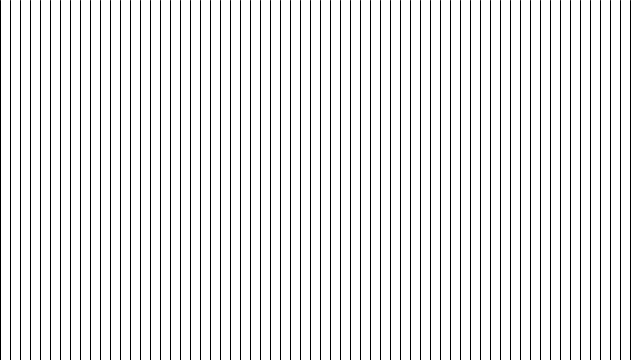
Frame 1 (no input)
Frame 60 (the mouse pressed at the canvas centre just before this capture): identical to frame 1, image omitted
Frame 120 (the mouse held since frame 60 and released just before this capture): identical to frame 1, image omitted

The Processing sketch that drew this single still picture (run headless with seeded random() and noise(); from frame 60 on, the mouse is pressed at the canvas centre):

// Processing sketch: Vertical_Lines
// ── Vertical_Lines.pde
int c=0;

void setup() {

  size(1920/3, 1080/3);
  background(255);
}

void draw() {

  while (c<width) {
    line(c, 0, c, height);
    c=c+10;
  }
}
